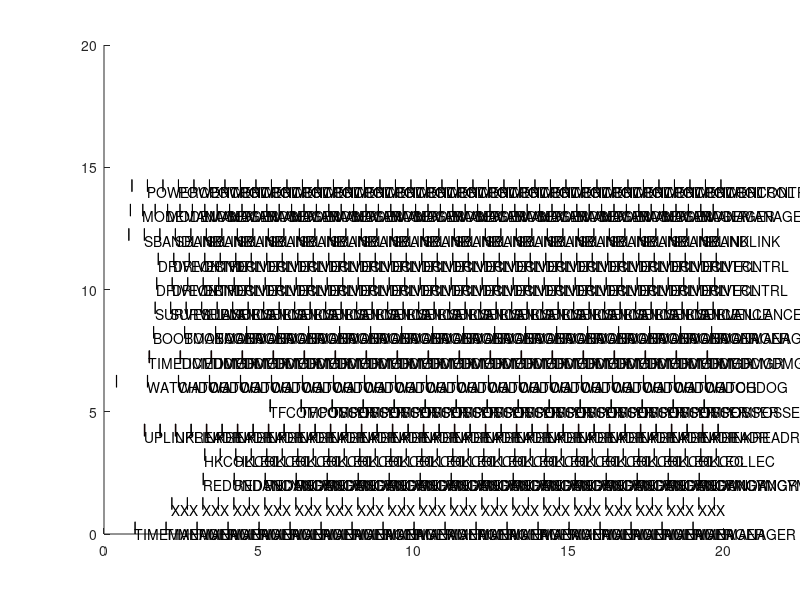

MATLAB code for this plot:


rectangle('Position', [1.000000, 0.000000, 0.004000, 0.500000], 'FaceColor', [0, 1, 0]);
text(1.000000, 0.000000, 'TIMEMANAGER');
rectangle('Position', [2.000000, 0.000000, 0.004000, 0.500000], 'FaceColor', [0, 1, 0]);
text(2.000000, 0.000000, 'TIMEMANAGER');
rectangle('Position', [3.000000, 0.000000, 0.004000, 0.500000], 'FaceColor', [0, 1, 0]);
text(3.000000, 0.000000, 'TIMEMANAGER');
rectangle('Position', [4.000000, 0.000000, 0.004000, 0.500000], 'FaceColor', [0, 1, 0]);
text(4.000000, 0.000000, 'TIMEMANAGER');
rectangle('Position', [5.000000, 0.000000, 0.004000, 0.500000], 'FaceColor', [0, 1, 0]);
text(5.000000, 0.000000, 'TIMEMANAGER');
rectangle('Position', [6.000000, 0.000000, 0.004000, 0.500000], 'FaceColor', [0, 1, 0]);
text(6.000000, 0.000000, 'TIMEMANAGER');
rectangle('Position', [7.000000, 0.000000, 0.004000, 0.500000], 'FaceColor', [0, 1, 0]);
text(7.000000, 0.000000, 'TIMEMANAGER');
rectangle('Position', [8.000000, 0.000000, 0.004000, 0.500000], 'FaceColor', [0, 1, 0]);
text(8.000000, 0.000000, 'TIMEMANAGER');
rectangle('Position', [9.000000, 0.000000, 0.004000, 0.500000], 'FaceColor', [0, 1, 0]);
text(9.000000, 0.000000, 'TIMEMANAGER');
rectangle('Position', [10.000000, 0.000000, 0.004000, 0.500000], 'FaceColor', [0, 1, 0]);
text(10.000000, 0.000000, 'TIMEMANAGER');
rectangle('Position', [11.000000, 0.000000, 0.004000, 0.500000], 'FaceColor', [0, 1, 0]);
text(11.000000, 0.000000, 'TIMEMANAGER');
rectangle('Position', [12.000000, 0.000000, 0.004000, 0.500000], 'FaceColor', [0, 1, 0]);
text(12.000000, 0.000000, 'TIMEMANAGER');
rectangle('Position', [13.000000, 0.000000, 0.004000, 0.500000], 'FaceColor', [0, 1, 0]);
text(13.000000, 0.000000, 'TIMEMANAGER');
rectangle('Position', [14.000000, 0.000000, 0.004000, 0.500000], 'FaceColor', [0, 1, 0]);
text(14.000000, 0.000000, 'TIMEMANAGER');
rectangle('Position', [15.000000, 0.000000, 0.004000, 0.500000], 'FaceColor', [0, 1, 0]);
text(15.000000, 0.000000, 'TIMEMANAGER');
rectangle('Position', [16.000000, 0.000000, 0.004000, 0.500000], 'FaceColor', [0, 1, 0]);
text(16.000000, 0.000000, 'TIMEMANAGER');
rectangle('Position', [17.000000, 0.000000, 0.004000, 0.500000], 'FaceColor', [0, 1, 0]);
text(17.000000, 0.000000, 'TIMEMANAGER');
rectangle('Position', [18.000000, 0.000000, 0.004000, 0.500000], 'FaceColor', [0, 1, 0]);
text(18.000000, 0.000000, 'TIMEMANAGER');
rectangle('Position', [19.000000, 0.000000, 0.004000, 0.500000], 'FaceColor', [0, 1, 0]);
text(19.000000, 0.000000, 'TIMEMANAGER');
rectangle('Position', [2.188000, 1.000000, 0.002000, 0.500000], 'FaceColor', [0, 1, 0]);
text(2.188000, 1.000000, 'XXX');
rectangle('Position', [2.688000, 1.000000, 0.002000, 0.500000], 'FaceColor', [0, 1, 0]);
rectangle('Position', [3.188000, 1.000000, 0.002000, 0.500000], 'FaceColor', [0, 1, 0]);
text(3.188000, 1.000000, 'XXX');
rectangle('Position', [3.688000, 1.000000, 0.002000, 0.500000], 'FaceColor', [0, 1, 0]);
rectangle('Position', [4.188000, 1.000000, 0.002000, 0.500000], 'FaceColor', [0, 1, 0]);
text(4.188000, 1.000000, 'XXX');
rectangle('Position', [4.688000, 1.000000, 0.002000, 0.500000], 'FaceColor', [0, 1, 0]);
rectangle('Position', [5.188000, 1.000000, 0.002000, 0.500000], 'FaceColor', [0, 1, 0]);
text(5.188000, 1.000000, 'XXX');
rectangle('Position', [5.688000, 1.000000, 0.002000, 0.500000], 'FaceColor', [0, 1, 0]);
rectangle('Position', [6.188000, 1.000000, 0.002000, 0.500000], 'FaceColor', [0, 1, 0]);
text(6.188000, 1.000000, 'XXX');
rectangle('Position', [6.688000, 1.000000, 0.002000, 0.500000], 'FaceColor', [0, 1, 0]);
rectangle('Position', [7.188000, 1.000000, 0.002000, 0.500000], 'FaceColor', [0, 1, 0]);
text(7.188000, 1.000000, 'XXX');
rectangle('Position', [7.688000, 1.000000, 0.002000, 0.500000], 'FaceColor', [0, 1, 0]);
rectangle('Position', [8.188000, 1.000000, 0.002000, 0.500000], 'FaceColor', [0, 1, 0]);
text(8.188000, 1.000000, 'XXX');
rectangle('Position', [8.688000, 1.000000, 0.002000, 0.500000], 'FaceColor', [0, 1, 0]);
rectangle('Position', [9.188000, 1.000000, 0.002000, 0.500000], 'FaceColor', [0, 1, 0]);
text(9.188000, 1.000000, 'XXX');
rectangle('Position', [9.688000, 1.000000, 0.002000, 0.500000], 'FaceColor', [0, 1, 0]);
rectangle('Position', [10.188000, 1.000000, 0.002000, 0.500000], 'FaceColor', [0, 1, 0]);
text(10.188000, 1.000000, 'XXX');
rectangle('Position', [10.688000, 1.000000, 0.002000, 0.500000], 'FaceColor', [0, 1, 0]);
rectangle('Position', [11.188000, 1.000000, 0.002000, 0.500000], 'FaceColor', [0, 1, 0]);
text(11.188000, 1.000000, 'XXX');
rectangle('Position', [11.688000, 1.000000, 0.002000, 0.500000], 'FaceColor', [0, 1, 0]);
rectangle('Position', [12.188000, 1.000000, 0.002000, 0.500000], 'FaceColor', [0, 1, 0]);
text(12.188000, 1.000000, 'XXX');
rectangle('Position', [12.688000, 1.000000, 0.002000, 0.500000], 'FaceColor', [0, 1, 0]);
rectangle('Position', [13.188000, 1.000000, 0.002000, 0.500000], 'FaceColor', [0, 1, 0]);
text(13.188000, 1.000000, 'XXX');
rectangle('Position', [13.688000, 1.000000, 0.002000, 0.500000], 'FaceColor', [0, 1, 0]);
rectangle('Position', [14.188000, 1.000000, 0.002000, 0.500000], 'FaceColor', [0, 1, 0]);
text(14.188000, 1.000000, 'XXX');
rectangle('Position', [14.688000, 1.000000, 0.002000, 0.500000], 'FaceColor', [0, 1, 0]);
rectangle('Position', [15.188000, 1.000000, 0.002000, 0.500000], 'FaceColor', [0, 1, 0]);
text(15.188000, 1.000000, 'XXX');
rectangle('Position', [15.688000, 1.000000, 0.002000, 0.500000], 'FaceColor', [0, 1, 0]);
rectangle('Position', [16.188000, 1.000000, 0.002000, 0.500000], 'FaceColor', [0, 1, 0]);
text(16.188000, 1.000000, 'XXX');
rectangle('Position', [16.688000, 1.000000, 0.002000, 0.500000], 'FaceColor', [0, 1, 0]);
rectangle('Position', [17.188000, 1.000000, 0.002000, 0.500000], 'FaceColor', [0, 1, 0]);
text(17.188000, 1.000000, 'XXX');
rectangle('Position', [17.688000, 1.000000, 0.002000, 0.500000], 'FaceColor', [0, 1, 0]);
rectangle('Position', [18.188000, 1.000000, 0.002000, 0.500000], 'FaceColor', [0, 1, 0]);
text(18.188000, 1.000000, 'XXX');
rectangle('Position', [18.688000, 1.000000, 0.002000, 0.500000], 'FaceColor', [0, 1, 0]);
rectangle('Position', [19.188000, 1.000000, 0.002000, 0.500000], 'FaceColor', [0, 1, 0]);
text(19.188000, 1.000000, 'XXX');
rectangle('Position', [19.688000, 1.000000, 0.002000, 0.500000], 'FaceColor', [0, 1, 0]);
rectangle('Position', [3.200000, 2.000000, 0.002000, 0.500000], 'FaceColor', [1, 0, 0]);
text(3.200000, 2.000000, 'REDUNDANCYMGR');
rectangle('Position', [4.200000, 2.000000, 0.002000, 0.500000], 'FaceColor', [1, 0, 0]);
text(4.200000, 2.000000, 'REDUNDANCYMGR');
rectangle('Position', [5.200000, 2.000000, 0.002000, 0.500000], 'FaceColor', [1, 0, 0]);
text(5.200000, 2.000000, 'REDUNDANCYMGR');
rectangle('Position', [6.200000, 2.000000, 0.002000, 0.500000], 'FaceColor', [1, 0, 0]);
text(6.200000, 2.000000, 'REDUNDANCYMGR');
rectangle('Position', [7.200000, 2.000000, 0.002000, 0.500000], 'FaceColor', [1, 0, 0]);
text(7.200000, 2.000000, 'REDUNDANCYMGR');
rectangle('Position', [8.200000, 2.000000, 0.002000, 0.500000], 'FaceColor', [1, 0, 0]);
text(8.200000, 2.000000, 'REDUNDANCYMGR');
rectangle('Position', [9.200000, 2.000000, 0.002000, 0.500000], 'FaceColor', [1, 0, 0]);
text(9.200000, 2.000000, 'REDUNDANCYMGR');
rectangle('Position', [10.200000, 2.000000, 0.002000, 0.500000], 'FaceColor', [1, 0, 0]);
text(10.200000, 2.000000, 'REDUNDANCYMGR');
rectangle('Position', [11.200000, 2.000000, 0.002000, 0.500000], 'FaceColor', [1, 0, 0]);
text(11.200000, 2.000000, 'REDUNDANCYMGR');
rectangle('Position', [12.200000, 2.000000, 0.002000, 0.500000], 'FaceColor', [1, 0, 0]);
text(12.200000, 2.000000, 'REDUNDANCYMGR');
rectangle('Position', [13.200000, 2.000000, 0.002000, 0.500000], 'FaceColor', [1, 0, 0]);
text(13.200000, 2.000000, 'REDUNDANCYMGR');
rectangle('Position', [14.200000, 2.000000, 0.002000, 0.500000], 'FaceColor', [1, 0, 0]);
text(14.200000, 2.000000, 'REDUNDANCYMGR');
rectangle('Position', [15.200000, 2.000000, 0.002000, 0.500000], 'FaceColor', [1, 0, 0]);
text(15.200000, 2.000000, 'REDUNDANCYMGR');
rectangle('Position', [16.200000, 2.000000, 0.002000, 0.500000], 'FaceColor', [1, 0, 0]);
text(16.200000, 2.000000, 'REDUNDANCYMGR');
rectangle('Position', [17.200000, 2.000000, 0.002000, 0.500000], 'FaceColor', [1, 0, 0]);
text(17.200000, 2.000000, 'REDUNDANCYMGR');
rectangle('Position', [18.200000, 2.000000, 0.002000, 0.500000], 'FaceColor', [1, 0, 0]);
text(18.200000, 2.000000, 'REDUNDANCYMGR');
rectangle('Position', [19.200000, 2.000000, 0.002000, 0.500000], 'FaceColor', [1, 0, 0]);
text(19.200000, 2.000000, 'REDUNDANCYMGR');
rectangle('Position', [3.250000, 3.000000, 0.001000, 0.500000], 'FaceColor', [1, 0, 0]);
text(3.250000, 3.000000, 'HKCOLLEC');
rectangle('Position', [3.750000, 3.000000, 0.001000, 0.500000], 'FaceColor', [1, 0, 0]);
rectangle('Position', [4.250000, 3.000000, 0.001000, 0.500000], 'FaceColor', [1, 0, 0]);
text(4.250000, 3.000000, 'HKCOLLEC');
rectangle('Position', [4.750000, 3.000000, 0.001000, 0.500000], 'FaceColor', [1, 0, 0]);
rectangle('Position', [5.250000, 3.000000, 0.001000, 0.500000], 'FaceColor', [1, 0, 0]);
text(5.250000, 3.000000, 'HKCOLLEC');
rectangle('Position', [5.750000, 3.000000, 0.001000, 0.500000], 'FaceColor', [1, 0, 0]);
rectangle('Position', [6.250000, 3.000000, 0.001000, 0.500000], 'FaceColor', [1, 0, 0]);
text(6.250000, 3.000000, 'HKCOLLEC');
rectangle('Position', [6.750000, 3.000000, 0.001000, 0.500000], 'FaceColor', [1, 0, 0]);
rectangle('Position', [7.250000, 3.000000, 0.001000, 0.500000], 'FaceColor', [1, 0, 0]);
text(7.250000, 3.000000, 'HKCOLLEC');
rectangle('Position', [7.750000, 3.000000, 0.001000, 0.500000], 'FaceColor', [1, 0, 0]);
rectangle('Position', [8.250000, 3.000000, 0.001000, 0.500000], 'FaceColor', [1, 0, 0]);
text(8.250000, 3.000000, 'HKCOLLEC');
rectangle('Position', [8.750000, 3.000000, 0.001000, 0.500000], 'FaceColor', [1, 0, 0]);
rectangle('Position', [9.250000, 3.000000, 0.001000, 0.500000], 'FaceColor', [1, 0, 0]);
text(9.250000, 3.000000, 'HKCOLLEC');
rectangle('Position', [9.750000, 3.000000, 0.001000, 0.500000], 'FaceColor', [1, 0, 0]);
rectangle('Position', [10.250000, 3.000000, 0.001000, 0.500000], 'FaceColor', [1, 0, 0]);
text(10.250000, 3.000000, 'HKCOLLEC');
rectangle('Position', [10.750000, 3.000000, 0.001000, 0.500000], 'FaceColor', [1, 0, 0]);
rectangle('Position', [11.250000, 3.000000, 0.001000, 0.500000], 'FaceColor', [1, 0, 0]);
text(11.250000, 3.000000, 'HKCOLLEC');
rectangle('Position', [11.750000, 3.000000, 0.001000, 0.500000], 'FaceColor', [1, 0, 0]);
rectangle('Position', [12.250000, 3.000000, 0.001000, 0.500000], 'FaceColor', [1, 0, 0]);
text(12.250000, 3.000000, 'HKCOLLEC');
rectangle('Position', [12.750000, 3.000000, 0.001000, 0.500000], 'FaceColor', [1, 0, 0]);
rectangle('Position', [13.250000, 3.000000, 0.001000, 0.500000], 'FaceColor', [1, 0, 0]);
text(13.250000, 3.000000, 'HKCOLLEC');
rectangle('Position', [13.750000, 3.000000, 0.001000, 0.500000], 'FaceColor', [1, 0, 0]);
rectangle('Position', [14.250000, 3.000000, 0.001000, 0.500000], 'FaceColor', [1, 0, 0]);
text(14.250000, 3.000000, 'HKCOLLEC');
rectangle('Position', [14.750000, 3.000000, 0.001000, 0.500000], 'FaceColor', [1, 0, 0]);
rectangle('Position', [15.250000, 3.000000, 0.001000, 0.500000], 'FaceColor', [1, 0, 0]);
text(15.250000, 3.000000, 'HKCOLLEC');
rectangle('Position', [15.750000, 3.000000, 0.001000, 0.500000], 'FaceColor', [1, 0, 0]);
rectangle('Position', [16.250000, 3.000000, 0.001000, 0.500000], 'FaceColor', [1, 0, 0]);
text(16.250000, 3.000000, 'HKCOLLEC');
rectangle('Position', [16.750000, 3.000000, 0.001000, 0.500000], 'FaceColor', [1, 0, 0]);
rectangle('Position', [17.250000, 3.000000, 0.001000, 0.500000], 'FaceColor', [1, 0, 0]);
text(17.250000, 3.000000, 'HKCOLLEC');
rectangle('Position', [17.750000, 3.000000, 0.001000, 0.500000], 'FaceColor', [1, 0, 0]);
rectangle('Position', [18.250000, 3.000000, 0.001000, 0.500000], 'FaceColor', [1, 0, 0]);
text(18.250000, 3.000000, 'HKCOLLEC');
rectangle('Position', [18.750000, 3.000000, 0.001000, 0.500000], 'FaceColor', [1, 0, 0]);
rectangle('Position', [19.250000, 3.000000, 0.001000, 0.500000], 'FaceColor', [1, 0, 0]);
text(19.250000, 3.000000, 'HKCOLLEC');
rectangle('Position', [19.750000, 3.000000, 0.001000, 0.500000], 'FaceColor', [1, 0, 0]);
rectangle('Position', [1.300000, 4.000000, 0.020000, 0.500000], 'FaceColor', [1, 0, 0]);
text(1.300000, 4.000000, 'UPLINKREADR');
rectangle('Position', [1.800000, 4.000000, 0.020000, 0.500000], 'FaceColor', [1, 0, 0]);
rectangle('Position', [2.300000, 4.000000, 0.020000, 0.500000], 'FaceColor', [1, 0, 0]);
text(2.300000, 4.000000, 'UPLINKREADR');
rectangle('Position', [2.800000, 4.000000, 0.020000, 0.500000], 'FaceColor', [1, 0, 0]);
rectangle('Position', [3.300000, 4.000000, 0.020000, 0.500000], 'FaceColor', [1, 0, 0]);
text(3.300000, 4.000000, 'UPLINKREADR');
rectangle('Position', [3.800000, 4.000000, 0.020000, 0.500000], 'FaceColor', [1, 0, 0]);
rectangle('Position', [4.300000, 4.000000, 0.020000, 0.500000], 'FaceColor', [1, 0, 0]);
text(4.300000, 4.000000, 'UPLINKREADR');
rectangle('Position', [4.800000, 4.000000, 0.020000, 0.500000], 'FaceColor', [1, 0, 0]);
rectangle('Position', [5.300000, 4.000000, 0.020000, 0.500000], 'FaceColor', [1, 0, 0]);
text(5.300000, 4.000000, 'UPLINKREADR');
rectangle('Position', [5.800000, 4.000000, 0.020000, 0.500000], 'FaceColor', [1, 0, 0]);
rectangle('Position', [6.300000, 4.000000, 0.020000, 0.500000], 'FaceColor', [1, 0, 0]);
text(6.300000, 4.000000, 'UPLINKREADR');
rectangle('Position', [6.800000, 4.000000, 0.020000, 0.500000], 'FaceColor', [1, 0, 0]);
rectangle('Position', [7.300000, 4.000000, 0.020000, 0.500000], 'FaceColor', [1, 0, 0]);
text(7.300000, 4.000000, 'UPLINKREADR');
rectangle('Position', [7.800000, 4.000000, 0.020000, 0.500000], 'FaceColor', [1, 0, 0]);
rectangle('Position', [8.300000, 4.000000, 0.020000, 0.500000], 'FaceColor', [1, 0, 0]);
text(8.300000, 4.000000, 'UPLINKREADR');
rectangle('Position', [8.800000, 4.000000, 0.020000, 0.500000], 'FaceColor', [1, 0, 0]);
rectangle('Position', [9.300000, 4.000000, 0.020000, 0.500000], 'FaceColor', [1, 0, 0]);
text(9.300000, 4.000000, 'UPLINKREADR');
rectangle('Position', [9.800000, 4.000000, 0.020000, 0.500000], 'FaceColor', [1, 0, 0]);
rectangle('Position', [10.300000, 4.000000, 0.020000, 0.500000], 'FaceColor', [1, 0, 0]);
text(10.300000, 4.000000, 'UPLINKREADR');
rectangle('Position', [10.800000, 4.000000, 0.020000, 0.500000], 'FaceColor', [1, 0, 0]);
rectangle('Position', [11.300000, 4.000000, 0.020000, 0.500000], 'FaceColor', [1, 0, 0]);
text(11.300000, 4.000000, 'UPLINKREADR');
rectangle('Position', [11.800000, 4.000000, 0.020000, 0.500000], 'FaceColor', [1, 0, 0]);
rectangle('Position', [12.300000, 4.000000, 0.020000, 0.500000], 'FaceColor', [1, 0, 0]);
text(12.300000, 4.000000, 'UPLINKREADR');
rectangle('Position', [12.800000, 4.000000, 0.020000, 0.500000], 'FaceColor', [1, 0, 0]);
rectangle('Position', [13.300000, 4.000000, 0.020000, 0.500000], 'FaceColor', [1, 0, 0]);
text(13.300000, 4.000000, 'UPLINKREADR');
rectangle('Position', [13.800000, 4.000000, 0.020000, 0.500000], 'FaceColor', [1, 0, 0]);
rectangle('Position', [14.300000, 4.000000, 0.020000, 0.500000], 'FaceColor', [1, 0, 0]);
text(14.300000, 4.000000, 'UPLINKREADR');
rectangle('Position', [14.800000, 4.000000, 0.020000, 0.500000], 'FaceColor', [1, 0, 0]);
rectangle('Position', [15.300000, 4.000000, 0.020000, 0.500000], 'FaceColor', [1, 0, 0]);
text(15.300000, 4.000000, 'UPLINKREADR');
rectangle('Position', [15.800000, 4.000000, 0.020000, 0.500000], 'FaceColor', [1, 0, 0]);
rectangle('Position', [16.300000, 4.000000, 0.020000, 0.500000], 'FaceColor', [1, 0, 0]);
text(16.300000, 4.000000, 'UPLINKREADR');
rectangle('Position', [16.800000, 4.000000, 0.020000, 0.500000], 'FaceColor', [1, 0, 0]);
rectangle('Position', [17.300000, 4.000000, 0.020000, 0.500000], 'FaceColor', [1, 0, 0]);
text(17.300000, 4.000000, 'UPLINKREADR');
rectangle('Position', [17.800000, 4.000000, 0.020000, 0.500000], 'FaceColor', [1, 0, 0]);
rectangle('Position', [18.300000, 4.000000, 0.020000, 0.500000], 'FaceColor', [1, 0, 0]);
text(18.300000, 4.000000, 'UPLINKREADR');
rectangle('Position', [18.800000, 4.000000, 0.020000, 0.500000], 'FaceColor', [1, 0, 0]);
rectangle('Position', [19.300000, 4.000000, 0.020000, 0.500000], 'FaceColor', [1, 0, 0]);
text(19.300000, 4.000000, 'UPLINKREADR');
rectangle('Position', [19.800000, 4.000000, 0.020000, 0.500000], 'FaceColor', [1, 0, 0]);
rectangle('Position', [5.350000, 5.000000, 0.022000, 0.500000], 'FaceColor', [0, 1, 0]);
text(5.350000, 5.000000, 'TFCOMPOSSER');
rectangle('Position', [6.350000, 5.000000, 0.022000, 0.500000], 'FaceColor', [0, 1, 0]);
text(6.350000, 5.000000, 'TFCOMPOSSER');
rectangle('Position', [7.350000, 5.000000, 0.022000, 0.500000], 'FaceColor', [0, 1, 0]);
text(7.350000, 5.000000, 'TFCOMPOSSER');
rectangle('Position', [8.350000, 5.000000, 0.022000, 0.500000], 'FaceColor', [0, 1, 0]);
text(8.350000, 5.000000, 'TFCOMPOSSER');
rectangle('Position', [9.350000, 5.000000, 0.022000, 0.500000], 'FaceColor', [0, 1, 0]);
text(9.350000, 5.000000, 'TFCOMPOSSER');
rectangle('Position', [10.350000, 5.000000, 0.022000, 0.500000], 'FaceColor', [0, 1, 0]);
text(10.350000, 5.000000, 'TFCOMPOSSER');
rectangle('Position', [11.350000, 5.000000, 0.022000, 0.500000], 'FaceColor', [0, 1, 0]);
text(11.350000, 5.000000, 'TFCOMPOSSER');
rectangle('Position', [12.350000, 5.000000, 0.022000, 0.500000], 'FaceColor', [0, 1, 0]);
text(12.350000, 5.000000, 'TFCOMPOSSER');
rectangle('Position', [13.350000, 5.000000, 0.022000, 0.500000], 'FaceColor', [0, 1, 0]);
text(13.350000, 5.000000, 'TFCOMPOSSER');
rectangle('Position', [14.350000, 5.000000, 0.022000, 0.500000], 'FaceColor', [0, 1, 0]);
text(14.350000, 5.000000, 'TFCOMPOSSER');
rectangle('Position', [15.350000, 5.000000, 0.022000, 0.500000], 'FaceColor', [0, 1, 0]);
text(15.350000, 5.000000, 'TFCOMPOSSER');
rectangle('Position', [16.350000, 5.000000, 0.022000, 0.500000], 'FaceColor', [0, 1, 0]);
text(16.350000, 5.000000, 'TFCOMPOSSER');
rectangle('Position', [17.350000, 5.000000, 0.022000, 0.500000], 'FaceColor', [0, 1, 0]);
text(17.350000, 5.000000, 'TFCOMPOSSER');
rectangle('Position', [18.350000, 5.000000, 0.022000, 0.500000], 'FaceColor', [0, 1, 0]);
text(18.350000, 5.000000, 'TFCOMPOSSER');
rectangle('Position', [19.350000, 5.000000, 0.022000, 0.500000], 'FaceColor', [0, 1, 0]);
text(19.350000, 5.000000, 'TFCOMPOSSER');
rectangle('Position', [0.400000, 6.000000, 0.007000, 0.500000], 'FaceColor', [1, 0, 0]);
rectangle('Position', [1.400000, 6.000000, 0.007000, 0.500000], 'FaceColor', [1, 0, 0]);
text(1.400000, 6.000000, 'WATCHDOG');
rectangle('Position', [2.400000, 6.000000, 0.007000, 0.500000], 'FaceColor', [1, 0, 0]);
text(2.400000, 6.000000, 'WATCHDOG');
rectangle('Position', [3.400000, 6.000000, 0.007000, 0.500000], 'FaceColor', [1, 0, 0]);
text(3.400000, 6.000000, 'WATCHDOG');
rectangle('Position', [4.400000, 6.000000, 0.007000, 0.500000], 'FaceColor', [1, 0, 0]);
text(4.400000, 6.000000, 'WATCHDOG');
rectangle('Position', [5.400000, 6.000000, 0.007000, 0.500000], 'FaceColor', [1, 0, 0]);
text(5.400000, 6.000000, 'WATCHDOG');
rectangle('Position', [6.400000, 6.000000, 0.007000, 0.500000], 'FaceColor', [1, 0, 0]);
text(6.400000, 6.000000, 'WATCHDOG');
rectangle('Position', [7.400000, 6.000000, 0.007000, 0.500000], 'FaceColor', [1, 0, 0]);
text(7.400000, 6.000000, 'WATCHDOG');
rectangle('Position', [8.400000, 6.000000, 0.007000, 0.500000], 'FaceColor', [1, 0, 0]);
text(8.400000, 6.000000, 'WATCHDOG');
rectangle('Position', [9.400000, 6.000000, 0.007000, 0.500000], 'FaceColor', [1, 0, 0]);
text(9.400000, 6.000000, 'WATCHDOG');
rectangle('Position', [10.400000, 6.000000, 0.007000, 0.500000], 'FaceColor', [1, 0, 0]);
text(10.400000, 6.000000, 'WATCHDOG');
rectangle('Position', [11.400000, 6.000000, 0.007000, 0.500000], 'FaceColor', [1, 0, 0]);
text(11.400000, 6.000000, 'WATCHDOG');
rectangle('Position', [12.400000, 6.000000, 0.007000, 0.500000], 'FaceColor', [1, 0, 0]);
text(12.400000, 6.000000, 'WATCHDOG');
rectangle('Position', [13.400000, 6.000000, 0.007000, 0.500000], 'FaceColor', [1, 0, 0]);
text(13.400000, 6.000000, 'WATCHDOG');
rectangle('Position', [14.400000, 6.000000, 0.007000, 0.500000], 'FaceColor', [1, 0, 0]);
text(14.400000, 6.000000, 'WATCHDOG');
rectangle('Position', [15.400000, 6.000000, 0.007000, 0.500000], 'FaceColor', [1, 0, 0]);
text(15.400000, 6.000000, 'WATCHDOG');
rectangle('Position', [16.400000, 6.000000, 0.007000, 0.500000], 'FaceColor', [1, 0, 0]);
text(16.400000, 6.000000, 'WATCHDOG');
rectangle('Position', [17.400000, 6.000000, 0.007000, 0.500000], 'FaceColor', [1, 0, 0]);
text(17.400000, 6.000000, 'WATCHDOG');
rectangle('Position', [18.400000, 6.000000, 0.007000, 0.500000], 'FaceColor', [1, 0, 0]);
text(18.400000, 6.000000, 'WATCHDOG');
rectangle('Position', [19.400000, 6.000000, 0.007000, 0.500000], 'FaceColor', [1, 0, 0]);
text(19.400000, 6.000000, 'WATCHDOG');
rectangle('Position', [1.450000, 7.000000, 0.022000, 0.500000], 'FaceColor', [1, 0, 0]);
text(1.450000, 7.000000, 'TIMEDCMDMGR');
rectangle('Position', [2.450000, 7.000000, 0.022000, 0.500000], 'FaceColor', [1, 0, 0]);
text(2.450000, 7.000000, 'TIMEDCMDMGR');
rectangle('Position', [3.450000, 7.000000, 0.022000, 0.500000], 'FaceColor', [1, 0, 0]);
text(3.450000, 7.000000, 'TIMEDCMDMGR');
rectangle('Position', [4.450000, 7.000000, 0.022000, 0.500000], 'FaceColor', [1, 0, 0]);
text(4.450000, 7.000000, 'TIMEDCMDMGR');
rectangle('Position', [5.450000, 7.000000, 0.022000, 0.500000], 'FaceColor', [1, 0, 0]);
text(5.450000, 7.000000, 'TIMEDCMDMGR');
rectangle('Position', [6.450000, 7.000000, 0.022000, 0.500000], 'FaceColor', [1, 0, 0]);
text(6.450000, 7.000000, 'TIMEDCMDMGR');
rectangle('Position', [7.450000, 7.000000, 0.022000, 0.500000], 'FaceColor', [1, 0, 0]);
text(7.450000, 7.000000, 'TIMEDCMDMGR');
rectangle('Position', [8.450000, 7.000000, 0.022000, 0.500000], 'FaceColor', [1, 0, 0]);
text(8.450000, 7.000000, 'TIMEDCMDMGR');
rectangle('Position', [9.450000, 7.000000, 0.022000, 0.500000], 'FaceColor', [1, 0, 0]);
text(9.450000, 7.000000, 'TIMEDCMDMGR');
rectangle('Position', [10.450000, 7.000000, 0.022000, 0.500000], 'FaceColor', [1, 0, 0]);
text(10.450000, 7.000000, 'TIMEDCMDMGR');
rectangle('Position', [11.450000, 7.000000, 0.022000, 0.500000], 'FaceColor', [1, 0, 0]);
text(11.450000, 7.000000, 'TIMEDCMDMGR');
rectangle('Position', [12.450000, 7.000000, 0.022000, 0.500000], 'FaceColor', [1, 0, 0]);
text(12.450000, 7.000000, 'TIMEDCMDMGR');
rectangle('Position', [13.450000, 7.000000, 0.022000, 0.500000], 'FaceColor', [1, 0, 0]);
text(13.450000, 7.000000, 'TIMEDCMDMGR');
rectangle('Position', [14.450000, 7.000000, 0.022000, 0.500000], 'FaceColor', [1, 0, 0]);
text(14.450000, 7.000000, 'TIMEDCMDMGR');
rectangle('Position', [15.450000, 7.000000, 0.022000, 0.500000], 'FaceColor', [1, 0, 0]);
text(15.450000, 7.000000, 'TIMEDCMDMGR');
rectangle('Position', [16.450000, 7.000000, 0.022000, 0.500000], 'FaceColor', [1, 0, 0]);
text(16.450000, 7.000000, 'TIMEDCMDMGR');
rectangle('Position', [17.450000, 7.000000, 0.022000, 0.500000], 'FaceColor', [1, 0, 0]);
text(17.450000, 7.000000, 'TIMEDCMDMGR');
rectangle('Position', [18.450000, 7.000000, 0.022000, 0.500000], 'FaceColor', [1, 0, 0]);
text(18.450000, 7.000000, 'TIMEDCMDMGR');
rectangle('Position', [19.450000, 7.000000, 0.022000, 0.500000], 'FaceColor', [1, 0, 0]);
text(19.450000, 7.000000, 'TIMEDCMDMGR');
rectangle('Position', [1.600000, 8.000000, 0.001000, 0.500000], 'FaceColor', [0, 1, 0]);
text(1.600000, 8.000000, 'BOOTMANAGER');
rectangle('Position', [2.600000, 8.000000, 0.001000, 0.500000], 'FaceColor', [0, 1, 0]);
text(2.600000, 8.000000, 'BOOTMANAGER');
rectangle('Position', [3.600000, 8.000000, 0.001000, 0.500000], 'FaceColor', [0, 1, 0]);
text(3.600000, 8.000000, 'BOOTMANAGER');
rectangle('Position', [4.600000, 8.000000, 0.001000, 0.500000], 'FaceColor', [0, 1, 0]);
text(4.600000, 8.000000, 'BOOTMANAGER');
rectangle('Position', [5.600000, 8.000000, 0.001000, 0.500000], 'FaceColor', [0, 1, 0]);
text(5.600000, 8.000000, 'BOOTMANAGER');
rectangle('Position', [6.600000, 8.000000, 0.001000, 0.500000], 'FaceColor', [0, 1, 0]);
text(6.600000, 8.000000, 'BOOTMANAGER');
rectangle('Position', [7.600000, 8.000000, 0.001000, 0.500000], 'FaceColor', [0, 1, 0]);
text(7.600000, 8.000000, 'BOOTMANAGER');
rectangle('Position', [8.600000, 8.000000, 0.001000, 0.500000], 'FaceColor', [0, 1, 0]);
text(8.600000, 8.000000, 'BOOTMANAGER');
rectangle('Position', [9.600000, 8.000000, 0.001000, 0.500000], 'FaceColor', [0, 1, 0]);
text(9.600000, 8.000000, 'BOOTMANAGER');
rectangle('Position', [10.600000, 8.000000, 0.001000, 0.500000], 'FaceColor', [0, 1, 0]);
text(10.600000, 8.000000, 'BOOTMANAGER');
rectangle('Position', [11.600000, 8.000000, 0.001000, 0.500000], 'FaceColor', [0, 1, 0]);
text(11.600000, 8.000000, 'BOOTMANAGER');
rectangle('Position', [12.600000, 8.000000, 0.001000, 0.500000], 'FaceColor', [0, 1, 0]);
text(12.600000, 8.000000, 'BOOTMANAGER');
rectangle('Position', [13.600000, 8.000000, 0.001000, 0.500000], 'FaceColor', [0, 1, 0]);
text(13.600000, 8.000000, 'BOOTMANAGER');
rectangle('Position', [14.600000, 8.000000, 0.001000, 0.500000], 'FaceColor', [0, 1, 0]);
text(14.600000, 8.000000, 'BOOTMANAGER');
rectangle('Position', [15.600000, 8.000000, 0.001000, 0.500000], 'FaceColor', [0, 1, 0]);
text(15.600000, 8.000000, 'BOOTMANAGER');
rectangle('Position', [16.600000, 8.000000, 0.001000, 0.500000], 'FaceColor', [0, 1, 0]);
text(16.600000, 8.000000, 'BOOTMANAGER');
rectangle('Position', [17.600000, 8.000000, 0.001000, 0.500000], 'FaceColor', [0, 1, 0]);
text(17.600000, 8.000000, 'BOOTMANAGER');
rectangle('Position', [18.600000, 8.000000, 0.001000, 0.500000], 'FaceColor', [0, 1, 0]);
text(18.600000, 8.000000, 'BOOTMANAGER');
rectangle('Position', [19.600000, 8.000000, 0.001000, 0.500000], 'FaceColor', [0, 1, 0]);
text(19.600000, 8.000000, 'BOOTMANAGER');
rectangle('Position', [1.650000, 9.000000, 0.001000, 0.500000], 'FaceColor', [1, 0, 0]);
text(1.650000, 9.000000, 'SURVEILLANCE');
rectangle('Position', [2.150000, 9.000000, 0.001000, 0.500000], 'FaceColor', [1, 0, 0]);
text(2.150000, 9.000000, 'SURVEILLANCE');
rectangle('Position', [2.650000, 9.000000, 0.001000, 0.500000], 'FaceColor', [1, 0, 0]);
rectangle('Position', [3.150000, 9.000000, 0.001000, 0.500000], 'FaceColor', [1, 0, 0]);
text(3.150000, 9.000000, 'SURVEILLANCE');
rectangle('Position', [3.650000, 9.000000, 0.001000, 0.500000], 'FaceColor', [1, 0, 0]);
rectangle('Position', [4.150000, 9.000000, 0.001000, 0.500000], 'FaceColor', [1, 0, 0]);
text(4.150000, 9.000000, 'SURVEILLANCE');
rectangle('Position', [4.650000, 9.000000, 0.001000, 0.500000], 'FaceColor', [1, 0, 0]);
rectangle('Position', [5.150000, 9.000000, 0.001000, 0.500000], 'FaceColor', [1, 0, 0]);
text(5.150000, 9.000000, 'SURVEILLANCE');
rectangle('Position', [5.650000, 9.000000, 0.001000, 0.500000], 'FaceColor', [1, 0, 0]);
rectangle('Position', [6.150000, 9.000000, 0.001000, 0.500000], 'FaceColor', [1, 0, 0]);
text(6.150000, 9.000000, 'SURVEILLANCE');
rectangle('Position', [6.650000, 9.000000, 0.001000, 0.500000], 'FaceColor', [1, 0, 0]);
rectangle('Position', [7.150000, 9.000000, 0.001000, 0.500000], 'FaceColor', [1, 0, 0]);
text(7.150000, 9.000000, 'SURVEILLANCE');
rectangle('Position', [7.650000, 9.000000, 0.001000, 0.500000], 'FaceColor', [1, 0, 0]);
rectangle('Position', [8.150000, 9.000000, 0.001000, 0.500000], 'FaceColor', [1, 0, 0]);
text(8.150000, 9.000000, 'SURVEILLANCE');
rectangle('Position', [8.650000, 9.000000, 0.001000, 0.500000], 'FaceColor', [1, 0, 0]);
rectangle('Position', [9.150000, 9.000000, 0.001000, 0.500000], 'FaceColor', [1, 0, 0]);
text(9.150000, 9.000000, 'SURVEILLANCE');
rectangle('Position', [9.650000, 9.000000, 0.001000, 0.500000], 'FaceColor', [1, 0, 0]);
rectangle('Position', [10.150000, 9.000000, 0.001000, 0.500000], 'FaceColor', [1, 0, 0]);
text(10.150000, 9.000000, 'SURVEILLANCE');
rectangle('Position', [10.650000, 9.000000, 0.001000, 0.500000], 'FaceColor', [1, 0, 0]);
rectangle('Position', [11.150000, 9.000000, 0.001000, 0.500000], 'FaceColor', [1, 0, 0]);
text(11.150000, 9.000000, 'SURVEILLANCE');
rectangle('Position', [11.650000, 9.000000, 0.001000, 0.500000], 'FaceColor', [1, 0, 0]);
rectangle('Position', [12.150000, 9.000000, 0.001000, 0.500000], 'FaceColor', [1, 0, 0]);
text(12.150000, 9.000000, 'SURVEILLANCE');
rectangle('Position', [12.650000, 9.000000, 0.001000, 0.500000], 'FaceColor', [1, 0, 0]);
rectangle('Position', [13.150000, 9.000000, 0.001000, 0.500000], 'FaceColor', [1, 0, 0]);
text(13.150000, 9.000000, 'SURVEILLANCE');
rectangle('Position', [13.650000, 9.000000, 0.001000, 0.500000], 'FaceColor', [1, 0, 0]);
rectangle('Position', [14.150000, 9.000000, 0.001000, 0.500000], 'FaceColor', [1, 0, 0]);
text(14.150000, 9.000000, 'SURVEILLANCE');
rectangle('Position', [14.650000, 9.000000, 0.001000, 0.500000], 'FaceColor', [1, 0, 0]);
rectangle('Position', [15.150000, 9.000000, 0.001000, 0.500000], 'FaceColor', [1, 0, 0]);
text(15.150000, 9.000000, 'SURVEILLANCE');
rectangle('Position', [15.650000, 9.000000, 0.001000, 0.500000], 'FaceColor', [1, 0, 0]);
rectangle('Position', [16.150000, 9.000000, 0.001000, 0.500000], 'FaceColor', [1, 0, 0]);
text(16.150000, 9.000000, 'SURVEILLANCE');
rectangle('Position', [16.650000, 9.000000, 0.001000, 0.500000], 'FaceColor', [1, 0, 0]);
rectangle('Position', [17.150000, 9.000000, 0.001000, 0.500000], 'FaceColor', [1, 0, 0]);
text(17.150000, 9.000000, 'SURVEILLANCE');
rectangle('Position', [17.650000, 9.000000, 0.001000, 0.500000], 'FaceColor', [1, 0, 0]);
rectangle('Position', [18.150000, 9.000000, 0.001000, 0.500000], 'FaceColor', [1, 0, 0]);
text(18.150000, 9.000000, 'SURVEILLANCE');
rectangle('Position', [18.650000, 9.000000, 0.001000, 0.500000], 'FaceColor', [1, 0, 0]);
rectangle('Position', [19.150000, 9.000000, 0.001000, 0.500000], 'FaceColor', [1, 0, 0]);
text(19.150000, 9.000000, 'SURVEILLANCE');
rectangle('Position', [19.650000, 9.000000, 0.001000, 0.500000], 'FaceColor', [1, 0, 0]);
rectangle('Position', [1.700000, 10.000000, 0.001000, 0.500000], 'FaceColor', [1, 0, 0]);
text(1.700000, 10.000000, 'DRIVECNTRL');
rectangle('Position', [2.200000, 10.000000, 0.001000, 0.500000], 'FaceColor', [1, 0, 0]);
text(2.200000, 10.000000, 'DRIVECNTRL');
rectangle('Position', [2.700000, 10.000000, 0.001000, 0.500000], 'FaceColor', [1, 0, 0]);
rectangle('Position', [3.200000, 10.000000, 0.001000, 0.500000], 'FaceColor', [1, 0, 0]);
text(3.200000, 10.000000, 'DRIVECNTRL');
rectangle('Position', [3.700000, 10.000000, 0.001000, 0.500000], 'FaceColor', [1, 0, 0]);
rectangle('Position', [4.200000, 10.000000, 0.001000, 0.500000], 'FaceColor', [1, 0, 0]);
text(4.200000, 10.000000, 'DRIVECNTRL');
rectangle('Position', [4.700000, 10.000000, 0.001000, 0.500000], 'FaceColor', [1, 0, 0]);
rectangle('Position', [5.200000, 10.000000, 0.001000, 0.500000], 'FaceColor', [1, 0, 0]);
text(5.200000, 10.000000, 'DRIVECNTRL');
rectangle('Position', [5.700000, 10.000000, 0.001000, 0.500000], 'FaceColor', [1, 0, 0]);
rectangle('Position', [6.200000, 10.000000, 0.001000, 0.500000], 'FaceColor', [1, 0, 0]);
text(6.200000, 10.000000, 'DRIVECNTRL');
rectangle('Position', [6.700000, 10.000000, 0.001000, 0.500000], 'FaceColor', [1, 0, 0]);
rectangle('Position', [7.200000, 10.000000, 0.001000, 0.500000], 'FaceColor', [1, 0, 0]);
text(7.200000, 10.000000, 'DRIVECNTRL');
rectangle('Position', [7.700000, 10.000000, 0.001000, 0.500000], 'FaceColor', [1, 0, 0]);
rectangle('Position', [8.200000, 10.000000, 0.001000, 0.500000], 'FaceColor', [1, 0, 0]);
text(8.200000, 10.000000, 'DRIVECNTRL');
rectangle('Position', [8.700000, 10.000000, 0.001000, 0.500000], 'FaceColor', [1, 0, 0]);
rectangle('Position', [9.200000, 10.000000, 0.001000, 0.500000], 'FaceColor', [1, 0, 0]);
text(9.200000, 10.000000, 'DRIVECNTRL');
rectangle('Position', [9.700000, 10.000000, 0.001000, 0.500000], 'FaceColor', [1, 0, 0]);
rectangle('Position', [10.200000, 10.000000, 0.001000, 0.500000], 'FaceColor', [1, 0, 0]);
text(10.200000, 10.000000, 'DRIVECNTRL');
rectangle('Position', [10.700000, 10.000000, 0.001000, 0.500000], 'FaceColor', [1, 0, 0]);
rectangle('Position', [11.200000, 10.000000, 0.001000, 0.500000], 'FaceColor', [1, 0, 0]);
text(11.200000, 10.000000, 'DRIVECNTRL');
rectangle('Position', [11.700000, 10.000000, 0.001000, 0.500000], 'FaceColor', [1, 0, 0]);
rectangle('Position', [12.200000, 10.000000, 0.001000, 0.500000], 'FaceColor', [1, 0, 0]);
text(12.200000, 10.000000, 'DRIVECNTRL');
rectangle('Position', [12.700000, 10.000000, 0.001000, 0.500000], 'FaceColor', [1, 0, 0]);
rectangle('Position', [13.200000, 10.000000, 0.001000, 0.500000], 'FaceColor', [1, 0, 0]);
text(13.200000, 10.000000, 'DRIVECNTRL');
rectangle('Position', [13.700000, 10.000000, 0.001000, 0.500000], 'FaceColor', [1, 0, 0]);
rectangle('Position', [14.200000, 10.000000, 0.001000, 0.500000], 'FaceColor', [1, 0, 0]);
text(14.200000, 10.000000, 'DRIVECNTRL');
rectangle('Position', [14.700000, 10.000000, 0.001000, 0.500000], 'FaceColor', [1, 0, 0]);
rectangle('Position', [15.200000, 10.000000, 0.001000, 0.500000], 'FaceColor', [1, 0, 0]);
text(15.200000, 10.000000, 'DRIVECNTRL');
rectangle('Position', [15.700000, 10.000000, 0.001000, 0.500000], 'FaceColor', [1, 0, 0]);
rectangle('Position', [16.200000, 10.000000, 0.001000, 0.500000], 'FaceColor', [1, 0, 0]);
text(16.200000, 10.000000, 'DRIVECNTRL');
rectangle('Position', [16.700000, 10.000000, 0.001000, 0.500000], 'FaceColor', [1, 0, 0]);
rectangle('Position', [17.200000, 10.000000, 0.001000, 0.500000], 'FaceColor', [1, 0, 0]);
text(17.200000, 10.000000, 'DRIVECNTRL');
rectangle('Position', [17.700000, 10.000000, 0.001000, 0.500000], 'FaceColor', [1, 0, 0]);
rectangle('Position', [18.200000, 10.000000, 0.001000, 0.500000], 'FaceColor', [1, 0, 0]);
text(18.200000, 10.000000, 'DRIVECNTRL');
rectangle('Position', [18.700000, 10.000000, 0.001000, 0.500000], 'FaceColor', [1, 0, 0]);
rectangle('Position', [19.200000, 10.000000, 0.001000, 0.500000], 'FaceColor', [1, 0, 0]);
text(19.200000, 10.000000, 'DRIVECNTRL');
rectangle('Position', [19.700000, 10.000000, 0.001000, 0.500000], 'FaceColor', [1, 0, 0]);
rectangle('Position', [1.750000, 11.000000, 0.001000, 0.500000], 'FaceColor', [1, 0, 0]);
text(1.750000, 11.000000, 'DRIVECNTRL');
rectangle('Position', [2.250000, 11.000000, 0.001000, 0.500000], 'FaceColor', [1, 0, 0]);
text(2.250000, 11.000000, 'DRIVECNTRL');
rectangle('Position', [2.750000, 11.000000, 0.001000, 0.500000], 'FaceColor', [1, 0, 0]);
rectangle('Position', [3.250000, 11.000000, 0.001000, 0.500000], 'FaceColor', [1, 0, 0]);
text(3.250000, 11.000000, 'DRIVECNTRL');
rectangle('Position', [3.750000, 11.000000, 0.001000, 0.500000], 'FaceColor', [1, 0, 0]);
rectangle('Position', [4.250000, 11.000000, 0.001000, 0.500000], 'FaceColor', [1, 0, 0]);
text(4.250000, 11.000000, 'DRIVECNTRL');
rectangle('Position', [4.750000, 11.000000, 0.001000, 0.500000], 'FaceColor', [1, 0, 0]);
rectangle('Position', [5.250000, 11.000000, 0.001000, 0.500000], 'FaceColor', [1, 0, 0]);
text(5.250000, 11.000000, 'DRIVECNTRL');
rectangle('Position', [5.750000, 11.000000, 0.001000, 0.500000], 'FaceColor', [1, 0, 0]);
rectangle('Position', [6.250000, 11.000000, 0.001000, 0.500000], 'FaceColor', [1, 0, 0]);
text(6.250000, 11.000000, 'DRIVECNTRL');
rectangle('Position', [6.750000, 11.000000, 0.001000, 0.500000], 'FaceColor', [1, 0, 0]);
rectangle('Position', [7.250000, 11.000000, 0.001000, 0.500000], 'FaceColor', [1, 0, 0]);
text(7.250000, 11.000000, 'DRIVECNTRL');
rectangle('Position', [7.750000, 11.000000, 0.001000, 0.500000], 'FaceColor', [1, 0, 0]);
rectangle('Position', [8.250000, 11.000000, 0.001000, 0.500000], 'FaceColor', [1, 0, 0]);
text(8.250000, 11.000000, 'DRIVECNTRL');
rectangle('Position', [8.750000, 11.000000, 0.001000, 0.500000], 'FaceColor', [1, 0, 0]);
rectangle('Position', [9.250000, 11.000000, 0.001000, 0.500000], 'FaceColor', [1, 0, 0]);
text(9.250000, 11.000000, 'DRIVECNTRL');
rectangle('Position', [9.750000, 11.000000, 0.001000, 0.500000], 'FaceColor', [1, 0, 0]);
rectangle('Position', [10.250000, 11.000000, 0.001000, 0.500000], 'FaceColor', [1, 0, 0]);
text(10.250000, 11.000000, 'DRIVECNTRL');
rectangle('Position', [10.750000, 11.000000, 0.001000, 0.500000], 'FaceColor', [1, 0, 0]);
rectangle('Position', [11.250000, 11.000000, 0.001000, 0.500000], 'FaceColor', [1, 0, 0]);
text(11.250000, 11.000000, 'DRIVECNTRL');
rectangle('Position', [11.750000, 11.000000, 0.001000, 0.500000], 'FaceColor', [1, 0, 0]);
rectangle('Position', [12.250000, 11.000000, 0.001000, 0.500000], 'FaceColor', [1, 0, 0]);
text(12.250000, 11.000000, 'DRIVECNTRL');
rectangle('Position', [12.750000, 11.000000, 0.001000, 0.500000], 'FaceColor', [1, 0, 0]);
rectangle('Position', [13.250000, 11.000000, 0.001000, 0.500000], 'FaceColor', [1, 0, 0]);
text(13.250000, 11.000000, 'DRIVECNTRL');
rectangle('Position', [13.750000, 11.000000, 0.001000, 0.500000], 'FaceColor', [1, 0, 0]);
rectangle('Position', [14.250000, 11.000000, 0.001000, 0.500000], 'FaceColor', [1, 0, 0]);
text(14.250000, 11.000000, 'DRIVECNTRL');
rectangle('Position', [14.750000, 11.000000, 0.001000, 0.500000], 'FaceColor', [1, 0, 0]);
rectangle('Position', [15.250000, 11.000000, 0.001000, 0.500000], 'FaceColor', [1, 0, 0]);
text(15.250000, 11.000000, 'DRIVECNTRL');
rectangle('Position', [15.750000, 11.000000, 0.001000, 0.500000], 'FaceColor', [1, 0, 0]);
rectangle('Position', [16.250000, 11.000000, 0.001000, 0.500000], 'FaceColor', [1, 0, 0]);
text(16.250000, 11.000000, 'DRIVECNTRL');
rectangle('Position', [16.750000, 11.000000, 0.001000, 0.500000], 'FaceColor', [1, 0, 0]);
rectangle('Position', [17.250000, 11.000000, 0.001000, 0.500000], 'FaceColor', [1, 0, 0]);
text(17.250000, 11.000000, 'DRIVECNTRL');
rectangle('Position', [17.750000, 11.000000, 0.001000, 0.500000], 'FaceColor', [1, 0, 0]);
rectangle('Position', [18.250000, 11.000000, 0.001000, 0.500000], 'FaceColor', [1, 0, 0]);
text(18.250000, 11.000000, 'DRIVECNTRL');
rectangle('Position', [18.750000, 11.000000, 0.001000, 0.500000], 'FaceColor', [1, 0, 0]);
rectangle('Position', [19.250000, 11.000000, 0.001000, 0.500000], 'FaceColor', [1, 0, 0]);
text(19.250000, 11.000000, 'DRIVECNTRL');
rectangle('Position', [19.750000, 11.000000, 0.001000, 0.500000], 'FaceColor', [1, 0, 0]);
rectangle('Position', [0.800000, 12.000000, 0.004000, 0.500000], 'FaceColor', [1, 0, 0]);
rectangle('Position', [1.300000, 12.000000, 0.004000, 0.500000], 'FaceColor', [1, 0, 0]);
text(1.300000, 12.000000, 'SBANDLINK');
rectangle('Position', [1.800000, 12.000000, 0.004000, 0.500000], 'FaceColor', [1, 0, 0]);
rectangle('Position', [2.300000, 12.000000, 0.004000, 0.500000], 'FaceColor', [1, 0, 0]);
text(2.300000, 12.000000, 'SBANDLINK');
rectangle('Position', [2.800000, 12.000000, 0.004000, 0.500000], 'FaceColor', [1, 0, 0]);
rectangle('Position', [3.300000, 12.000000, 0.004000, 0.500000], 'FaceColor', [1, 0, 0]);
text(3.300000, 12.000000, 'SBANDLINK');
rectangle('Position', [3.800000, 12.000000, 0.004000, 0.500000], 'FaceColor', [1, 0, 0]);
rectangle('Position', [4.300000, 12.000000, 0.004000, 0.500000], 'FaceColor', [1, 0, 0]);
text(4.300000, 12.000000, 'SBANDLINK');
rectangle('Position', [4.800000, 12.000000, 0.004000, 0.500000], 'FaceColor', [1, 0, 0]);
rectangle('Position', [5.300000, 12.000000, 0.004000, 0.500000], 'FaceColor', [1, 0, 0]);
text(5.300000, 12.000000, 'SBANDLINK');
rectangle('Position', [5.800000, 12.000000, 0.004000, 0.500000], 'FaceColor', [1, 0, 0]);
rectangle('Position', [6.300000, 12.000000, 0.004000, 0.500000], 'FaceColor', [1, 0, 0]);
text(6.300000, 12.000000, 'SBANDLINK');
rectangle('Position', [6.800000, 12.000000, 0.004000, 0.500000], 'FaceColor', [1, 0, 0]);
rectangle('Position', [7.300000, 12.000000, 0.004000, 0.500000], 'FaceColor', [1, 0, 0]);
text(7.300000, 12.000000, 'SBANDLINK');
rectangle('Position', [7.800000, 12.000000, 0.004000, 0.500000], 'FaceColor', [1, 0, 0]);
rectangle('Position', [8.300000, 12.000000, 0.004000, 0.500000], 'FaceColor', [1, 0, 0]);
text(8.300000, 12.000000, 'SBANDLINK');
rectangle('Position', [8.800000, 12.000000, 0.004000, 0.500000], 'FaceColor', [1, 0, 0]);
rectangle('Position', [9.300000, 12.000000, 0.004000, 0.500000], 'FaceColor', [1, 0, 0]);
text(9.300000, 12.000000, 'SBANDLINK');
rectangle('Position', [9.800000, 12.000000, 0.004000, 0.500000], 'FaceColor', [1, 0, 0]);
rectangle('Position', [10.300000, 12.000000, 0.004000, 0.500000], 'FaceColor', [1, 0, 0]);
text(10.300000, 12.000000, 'SBANDLINK');
rectangle('Position', [10.800000, 12.000000, 0.004000, 0.500000], 'FaceColor', [1, 0, 0]);
rectangle('Position', [11.300000, 12.000000, 0.004000, 0.500000], 'FaceColor', [1, 0, 0]);
text(11.300000, 12.000000, 'SBANDLINK');
rectangle('Position', [11.800000, 12.000000, 0.004000, 0.500000], 'FaceColor', [1, 0, 0]);
rectangle('Position', [12.300000, 12.000000, 0.004000, 0.500000], 'FaceColor', [1, 0, 0]);
text(12.300000, 12.000000, 'SBANDLINK');
rectangle('Position', [12.800000, 12.000000, 0.004000, 0.500000], 'FaceColor', [1, 0, 0]);
rectangle('Position', [13.300000, 12.000000, 0.004000, 0.500000], 'FaceColor', [1, 0, 0]);
text(13.300000, 12.000000, 'SBANDLINK');
rectangle('Position', [13.800000, 12.000000, 0.004000, 0.500000], 'FaceColor', [1, 0, 0]);
rectangle('Position', [14.300000, 12.000000, 0.004000, 0.500000], 'FaceColor', [1, 0, 0]);
text(14.300000, 12.000000, 'SBANDLINK');
rectangle('Position', [14.800000, 12.000000, 0.004000, 0.500000], 'FaceColor', [1, 0, 0]);
rectangle('Position', [15.300000, 12.000000, 0.004000, 0.500000], 'FaceColor', [1, 0, 0]);
text(15.300000, 12.000000, 'SBANDLINK');
rectangle('Position', [15.800000, 12.000000, 0.004000, 0.500000], 'FaceColor', [1, 0, 0]);
rectangle('Position', [16.300000, 12.000000, 0.004000, 0.500000], 'FaceColor', [1, 0, 0]);
text(16.300000, 12.000000, 'SBANDLINK');
rectangle('Position', [16.800000, 12.000000, 0.004000, 0.500000], 'FaceColor', [1, 0, 0]);
rectangle('Position', [17.300000, 12.000000, 0.004000, 0.500000], 'FaceColor', [1, 0, 0]);
text(17.300000, 12.000000, 'SBANDLINK');
rectangle('Position', [17.800000, 12.000000, 0.004000, 0.500000], 'FaceColor', [1, 0, 0]);
rectangle('Position', [18.300000, 12.000000, 0.004000, 0.500000], 'FaceColor', [1, 0, 0]);
text(18.300000, 12.000000, 'SBANDLINK');
rectangle('Position', [18.800000, 12.000000, 0.004000, 0.500000], 'FaceColor', [1, 0, 0]);
rectangle('Position', [19.300000, 12.000000, 0.004000, 0.500000], 'FaceColor', [1, 0, 0]);
text(19.300000, 12.000000, 'SBANDLINK');
rectangle('Position', [19.800000, 12.000000, 0.004000, 0.500000], 'FaceColor', [1, 0, 0]);
rectangle('Position', [0.850000, 13.000000, 0.003000, 0.500000], 'FaceColor', [1, 0, 0]);
rectangle('Position', [1.250000, 13.000000, 0.003000, 0.500000], 'FaceColor', [1, 0, 0]);
text(1.250000, 13.000000, 'MODEMANAGER');
rectangle('Position', [1.650000, 13.000000, 0.003000, 0.500000], 'FaceColor', [1, 0, 0]);
rectangle('Position', [2.050000, 13.000000, 0.003000, 0.500000], 'FaceColor', [1, 0, 0]);
text(2.050000, 13.000000, 'MODEMANAGER');
rectangle('Position', [2.450000, 13.000000, 0.003000, 0.500000], 'FaceColor', [1, 0, 0]);
rectangle('Position', [2.850000, 13.000000, 0.003000, 0.500000], 'FaceColor', [1, 0, 0]);
rectangle('Position', [3.250000, 13.000000, 0.003000, 0.500000], 'FaceColor', [1, 0, 0]);
text(3.250000, 13.000000, 'MODEMANAGER');
rectangle('Position', [3.650000, 13.000000, 0.003000, 0.500000], 'FaceColor', [1, 0, 0]);
rectangle('Position', [4.050000, 13.000000, 0.003000, 0.500000], 'FaceColor', [1, 0, 0]);
text(4.050000, 13.000000, 'MODEMANAGER');
rectangle('Position', [4.450000, 13.000000, 0.003000, 0.500000], 'FaceColor', [1, 0, 0]);
rectangle('Position', [4.850000, 13.000000, 0.003000, 0.500000], 'FaceColor', [1, 0, 0]);
rectangle('Position', [5.250000, 13.000000, 0.003000, 0.500000], 'FaceColor', [1, 0, 0]);
text(5.250000, 13.000000, 'MODEMANAGER');
rectangle('Position', [5.650000, 13.000000, 0.003000, 0.500000], 'FaceColor', [1, 0, 0]);
rectangle('Position', [6.050000, 13.000000, 0.003000, 0.500000], 'FaceColor', [1, 0, 0]);
text(6.050000, 13.000000, 'MODEMANAGER');
rectangle('Position', [6.450000, 13.000000, 0.003000, 0.500000], 'FaceColor', [1, 0, 0]);
rectangle('Position', [6.850000, 13.000000, 0.003000, 0.500000], 'FaceColor', [1, 0, 0]);
rectangle('Position', [7.250000, 13.000000, 0.003000, 0.500000], 'FaceColor', [1, 0, 0]);
text(7.250000, 13.000000, 'MODEMANAGER');
rectangle('Position', [7.650000, 13.000000, 0.003000, 0.500000], 'FaceColor', [1, 0, 0]);
rectangle('Position', [8.050000, 13.000000, 0.003000, 0.500000], 'FaceColor', [1, 0, 0]);
text(8.050000, 13.000000, 'MODEMANAGER');
rectangle('Position', [8.450000, 13.000000, 0.003000, 0.500000], 'FaceColor', [1, 0, 0]);
rectangle('Position', [8.850000, 13.000000, 0.003000, 0.500000], 'FaceColor', [1, 0, 0]);
rectangle('Position', [9.250000, 13.000000, 0.003000, 0.500000], 'FaceColor', [1, 0, 0]);
text(9.250000, 13.000000, 'MODEMANAGER');
rectangle('Position', [9.650000, 13.000000, 0.003000, 0.500000], 'FaceColor', [1, 0, 0]);
rectangle('Position', [10.050000, 13.000000, 0.003000, 0.500000], 'FaceColor', [1, 0, 0]);
text(10.050000, 13.000000, 'MODEMANAGER');
rectangle('Position', [10.450000, 13.000000, 0.003000, 0.500000], 'FaceColor', [1, 0, 0]);
rectangle('Position', [10.850000, 13.000000, 0.003000, 0.500000], 'FaceColor', [1, 0, 0]);
rectangle('Position', [11.250000, 13.000000, 0.003000, 0.500000], 'FaceColor', [1, 0, 0]);
text(11.250000, 13.000000, 'MODEMANAGER');
rectangle('Position', [11.650000, 13.000000, 0.003000, 0.500000], 'FaceColor', [1, 0, 0]);
rectangle('Position', [12.050000, 13.000000, 0.003000, 0.500000], 'FaceColor', [1, 0, 0]);
text(12.050000, 13.000000, 'MODEMANAGER');
rectangle('Position', [12.450000, 13.000000, 0.003000, 0.500000], 'FaceColor', [1, 0, 0]);
rectangle('Position', [12.850000, 13.000000, 0.003000, 0.500000], 'FaceColor', [1, 0, 0]);
rectangle('Position', [13.250000, 13.000000, 0.003000, 0.500000], 'FaceColor', [1, 0, 0]);
text(13.250000, 13.000000, 'MODEMANAGER');
rectangle('Position', [13.650000, 13.000000, 0.003000, 0.500000], 'FaceColor', [1, 0, 0]);
rectangle('Position', [14.050000, 13.000000, 0.003000, 0.500000], 'FaceColor', [1, 0, 0]);
text(14.050000, 13.000000, 'MODEMANAGER');
rectangle('Position', [14.450000, 13.000000, 0.003000, 0.500000], 'FaceColor', [1, 0, 0]);
rectangle('Position', [14.850000, 13.000000, 0.003000, 0.500000], 'FaceColor', [1, 0, 0]);
rectangle('Position', [15.250000, 13.000000, 0.003000, 0.500000], 'FaceColor', [1, 0, 0]);
text(15.250000, 13.000000, 'MODEMANAGER');
rectangle('Position', [15.650000, 13.000000, 0.003000, 0.500000], 'FaceColor', [1, 0, 0]);
rectangle('Position', [16.050000, 13.000000, 0.003000, 0.500000], 'FaceColor', [1, 0, 0]);
text(16.050000, 13.000000, 'MODEMANAGER');
rectangle('Position', [16.450000, 13.000000, 0.003000, 0.500000], 'FaceColor', [1, 0, 0]);
rectangle('Position', [16.850000, 13.000000, 0.003000, 0.500000], 'FaceColor', [1, 0, 0]);
rectangle('Position', [17.250000, 13.000000, 0.003000, 0.500000], 'FaceColor', [1, 0, 0]);
text(17.250000, 13.000000, 'MODEMANAGER');
rectangle('Position', [17.650000, 13.000000, 0.003000, 0.500000], 'FaceColor', [1, 0, 0]);
rectangle('Position', [18.050000, 13.000000, 0.003000, 0.500000], 'FaceColor', [1, 0, 0]);
text(18.050000, 13.000000, 'MODEMANAGER');
rectangle('Position', [18.450000, 13.000000, 0.003000, 0.500000], 'FaceColor', [1, 0, 0]);
rectangle('Position', [18.850000, 13.000000, 0.003000, 0.500000], 'FaceColor', [1, 0, 0]);
rectangle('Position', [19.250000, 13.000000, 0.003000, 0.500000], 'FaceColor', [1, 0, 0]);
text(19.250000, 13.000000, 'MODEMANAGER');
rectangle('Position', [19.650000, 13.000000, 0.003000, 0.500000], 'FaceColor', [1, 0, 0]);
rectangle('Position', [0.900000, 14.000000, 0.003000, 0.500000], 'FaceColor', [1, 0, 0]);
rectangle('Position', [1.400000, 14.000000, 0.003000, 0.500000], 'FaceColor', [1, 0, 0]);
text(1.400000, 14.000000, 'POWERCONTROL');
rectangle('Position', [1.900000, 14.000000, 0.003000, 0.500000], 'FaceColor', [1, 0, 0]);
rectangle('Position', [2.400000, 14.000000, 0.003000, 0.500000], 'FaceColor', [1, 0, 0]);
text(2.400000, 14.000000, 'POWERCONTROL');
rectangle('Position', [2.900000, 14.000000, 0.003000, 0.500000], 'FaceColor', [1, 0, 0]);
rectangle('Position', [3.400000, 14.000000, 0.003000, 0.500000], 'FaceColor', [1, 0, 0]);
text(3.400000, 14.000000, 'POWERCONTROL');
rectangle('Position', [3.900000, 14.000000, 0.003000, 0.500000], 'FaceColor', [1, 0, 0]);
rectangle('Position', [4.400000, 14.000000, 0.003000, 0.500000], 'FaceColor', [1, 0, 0]);
text(4.400000, 14.000000, 'POWERCONTROL');
rectangle('Position', [4.900000, 14.000000, 0.003000, 0.500000], 'FaceColor', [1, 0, 0]);
rectangle('Position', [5.400000, 14.000000, 0.003000, 0.500000], 'FaceColor', [1, 0, 0]);
text(5.400000, 14.000000, 'POWERCONTROL');
rectangle('Position', [5.900000, 14.000000, 0.003000, 0.500000], 'FaceColor', [1, 0, 0]);
rectangle('Position', [6.400000, 14.000000, 0.003000, 0.500000], 'FaceColor', [1, 0, 0]);
text(6.400000, 14.000000, 'POWERCONTROL');
rectangle('Position', [6.900000, 14.000000, 0.003000, 0.500000], 'FaceColor', [1, 0, 0]);
rectangle('Position', [7.400000, 14.000000, 0.003000, 0.500000], 'FaceColor', [1, 0, 0]);
text(7.400000, 14.000000, 'POWERCONTROL');
rectangle('Position', [7.900000, 14.000000, 0.003000, 0.500000], 'FaceColor', [1, 0, 0]);
rectangle('Position', [8.400000, 14.000000, 0.003000, 0.500000], 'FaceColor', [1, 0, 0]);
text(8.400000, 14.000000, 'POWERCONTROL');
rectangle('Position', [8.900000, 14.000000, 0.003000, 0.500000], 'FaceColor', [1, 0, 0]);
rectangle('Position', [9.400000, 14.000000, 0.003000, 0.500000], 'FaceColor', [1, 0, 0]);
text(9.400000, 14.000000, 'POWERCONTROL');
rectangle('Position', [9.900000, 14.000000, 0.003000, 0.500000], 'FaceColor', [1, 0, 0]);
rectangle('Position', [10.400000, 14.000000, 0.003000, 0.500000], 'FaceColor', [1, 0, 0]);
text(10.400000, 14.000000, 'POWERCONTROL');
rectangle('Position', [10.900000, 14.000000, 0.003000, 0.500000], 'FaceColor', [1, 0, 0]);
rectangle('Position', [11.400000, 14.000000, 0.003000, 0.500000], 'FaceColor', [1, 0, 0]);
text(11.400000, 14.000000, 'POWERCONTROL');
rectangle('Position', [11.900000, 14.000000, 0.003000, 0.500000], 'FaceColor', [1, 0, 0]);
rectangle('Position', [12.400000, 14.000000, 0.003000, 0.500000], 'FaceColor', [1, 0, 0]);
text(12.400000, 14.000000, 'POWERCONTROL');
rectangle('Position', [12.900000, 14.000000, 0.003000, 0.500000], 'FaceColor', [1, 0, 0]);
rectangle('Position', [13.400000, 14.000000, 0.003000, 0.500000], 'FaceColor', [1, 0, 0]);
text(13.400000, 14.000000, 'POWERCONTROL');
rectangle('Position', [13.900000, 14.000000, 0.003000, 0.500000], 'FaceColor', [1, 0, 0]);
rectangle('Position', [14.400000, 14.000000, 0.003000, 0.500000], 'FaceColor', [1, 0, 0]);
text(14.400000, 14.000000, 'POWERCONTROL');
rectangle('Position', [14.900000, 14.000000, 0.003000, 0.500000], 'FaceColor', [1, 0, 0]);
rectangle('Position', [15.400000, 14.000000, 0.003000, 0.500000], 'FaceColor', [1, 0, 0]);
text(15.400000, 14.000000, 'POWERCONTROL');
rectangle('Position', [15.900000, 14.000000, 0.003000, 0.500000], 'FaceColor', [1, 0, 0]);
rectangle('Position', [16.400000, 14.000000, 0.003000, 0.500000], 'FaceColor', [1, 0, 0]);
text(16.400000, 14.000000, 'POWERCONTROL');
rectangle('Position', [16.900000, 14.000000, 0.003000, 0.500000], 'FaceColor', [1, 0, 0]);
rectangle('Position', [17.400000, 14.000000, 0.003000, 0.500000], 'FaceColor', [1, 0, 0]);
text(17.400000, 14.000000, 'POWERCONTROL');
rectangle('Position', [17.900000, 14.000000, 0.003000, 0.500000], 'FaceColor', [1, 0, 0]);
rectangle('Position', [18.400000, 14.000000, 0.003000, 0.500000], 'FaceColor', [1, 0, 0]);
text(18.400000, 14.000000, 'POWERCONTROL');
rectangle('Position', [18.900000, 14.000000, 0.003000, 0.500000], 'FaceColor', [1, 0, 0]);
rectangle('Position', [19.400000, 14.000000, 0.003000, 0.500000], 'FaceColor', [1, 0, 0]);
text(19.400000, 14.000000, 'POWERCONTROL');
rectangle('Position', [19.900000, 14.000000, 0.003000, 0.500000], 'FaceColor', [1, 0, 0]);
input "enter to terminate"
